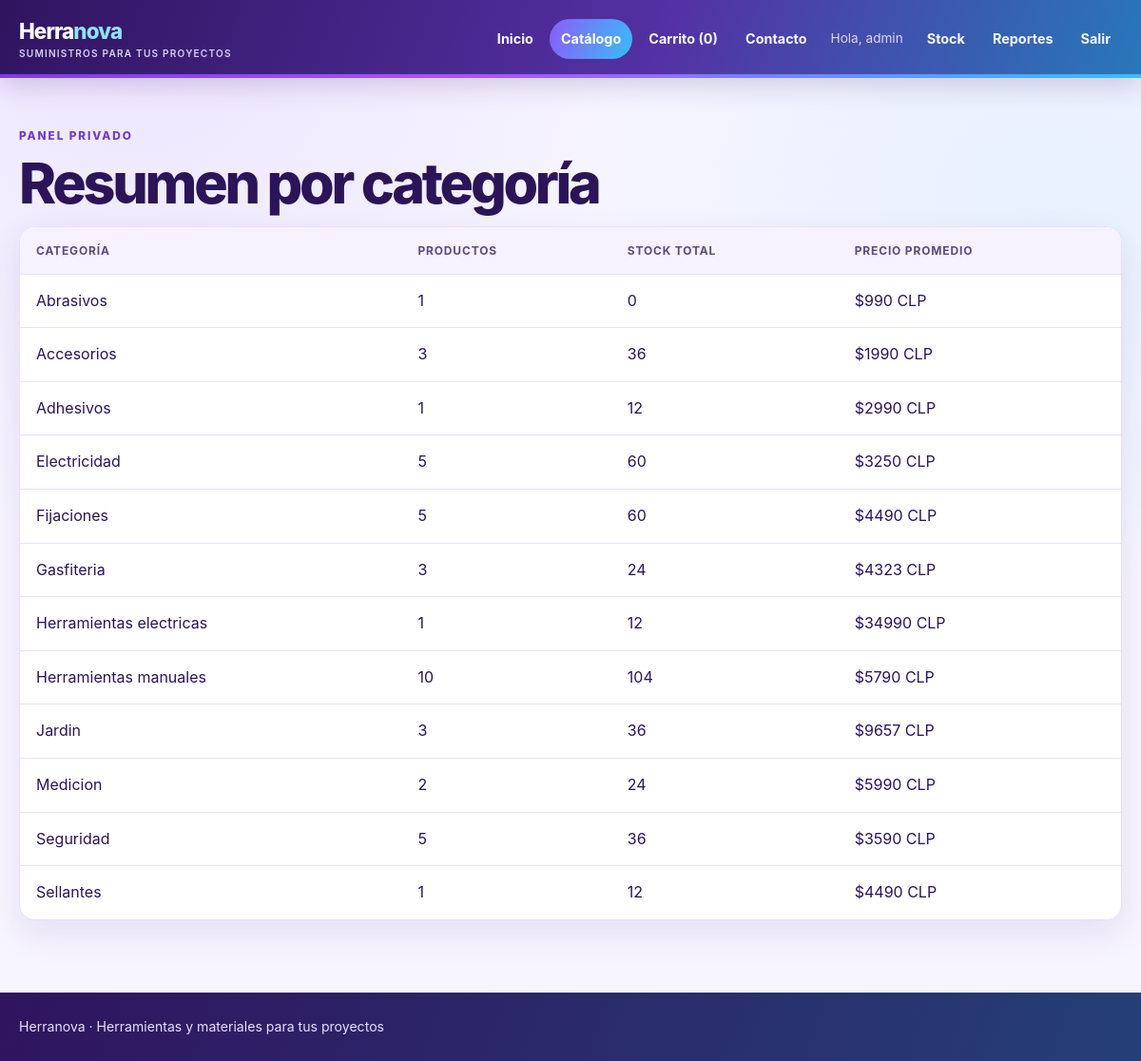
The app's page /reporte/agrupado/ (signed in) with its own data.
### catalogo/models.py (models this page shows, shortened)
class Categoria(models.Model):
    nombre = models.CharField(max_length=50, unique=True)
    class Meta:
        ordering = ('nombre',)

### catalogo/views.py (the view)
# urls.py: path('reporte/agrupado/', views.reporte_agrupado, name='reporte_agrupado'),
@user_passes_test(es_administrador)
def reporte_agrupado(request):
    resumenes = defaultdict(lambda: {'cantidad_productos': 0, 'total_stock': 0, 'precio_total': 0})
    stocks = {
        stock.producto_id: stock.stock
        for stock in StockProducto.objects.all()
    }
    for producto in Producto.objects.values('pk', 'categoria__nombre', 'precio_clp'):
        fila = resumenes[producto['categoria__nombre']]
        fila['cantidad_productos'] += 1
        fila['total_stock'] += stocks.get(producto['pk'], 0)
        fila['precio_total'] += producto['precio_clp']
    reportes = [
        {
            'categoria': categoria,
            'cantidad_productos': valores['cantidad_productos'],
            'total_stock': valores['total_stock'],
            'precio_promedio': Decimal(valores['precio_total']) / valores['cantidad_productos'],
        }
        for categoria, valores in sorted(resumenes.items())
    ]
    return render(request, 'catalogo/reporte_agrupado.html', {'reportes': reportes})

### catalogo/context_processors.py (called while the page is built)
def total_items_carrito(request):
    carrito = request.session.get('carrito', {})
    return {
        'total_items_carrito': sum(
            int(cantidad) for cantidad in carrito.values()
        ),
    }

### catalogo/views.py (called while the page is built)
def es_administrador(usuario):
    return usuario.is_authenticated and usuario.is_staff

### catalogo/templates/catalogo/reporte_agrupado.html (shortened to what this page needs)
{% extends 'catalogo/base.html' %}
{% block content %}
    <p class="eyebrow">Panel privado</p>
    <h1>Resumen por categoría</h1>
    <section class="stock-table-wrap">
        <table class="stock-table">
            <thead>
                <tr>
                    <th>Categoría</th>
                    <th>Productos</th>
                    <th>Stock total</th>
                    <th>Precio promedio</th>
                </tr>
            </thead>
            <tbody>
                {% for fila in reportes %}
                    <tr>
                        <td>{{ fila.categoria }}</td>
                        <td>{{ fila.cantidad_productos }}</td>
                        <td>{{ fila.total_stock }}</td>
                        <td>${{ fila.precio_promedio|floatformat:0 }} CLP</td>
                    </tr>
                {% empty %}
                    <tr><td colspan="4">No hay productos registrados.</td></tr>
                {% endfor %}
            </tbody>
        </table>
    </section>
{% endblock %}

### catalogo/templates/catalogo/base.html (shortened to what this page needs)
<!DOCTYPE html>
<html lang="es">
<head>
</head>
<body>
    <header class="site-header">
        <div class="header-inner">
            <a class="brand" href="{% url 'inicio' %}">
                <span class="brand-name">Herra<span>nova</span></span>
                <small class="brand-subtitle">Suministros para tus proyectos</small>
            </a>
            <nav aria-label="Navegación principal">
                <div class="account-nav">
                    <a class="nav-link" href="{% url 'inicio' %}">Inicio</a>
                    <a class="nav-link" href="{% url 'lista_productos' %}">Catálogo</a>
                    <a class="nav-link" href="{% url 'carrito' %}">Carrito ({{ total_items_carrito|default:0 }})</a>
                    <a class="nav-link" href="{% url 'contacto' %}">Contacto</a>
                    {% if user.is_authenticated %}
                        <span class="user-label">Hola, {{ user.username }}</span>
                        {% if user.is_staff %}
                            <a class="nav-link" href="{% url 'administrar_stock' %}">Stock</a>
                            <a class="nav-link" href="{% url 'reporte_agrupado' %}">Reportes</a>
                        {% endif %}
                        <form method="post" action="{% url 'cerrar_sesion' %}">
                            <button class="nav-link" type="submit">Salir</button>
                        </form>
                    {% else %}
                        <a class="nav-link" href="{% url 'iniciar_sesion' %}">Entrar</a>
                        <a class="nav-link" href="{% url 'registro' %}">Registrarme</a>
                    {% endif %}
                </div>
            </nav>
        </div>
    </header>
    <main class="main-content">
        {% block content %}{% endblock %}
    </main>
    <footer class="site-footer">
        <div class="site-footer-inner">Herranova · Herramientas y materiales para tus proyectos</div>
    </footer>
</body>
</html>

### catalogo/templates/catalogo/base.html (style rules this page uses)
:root { --ink: #2b1558; --muted: #6f6684; --paper: #f7f5ff; --surface: #ffffff; --accent: #8b5cf6; --accent-dark: #6d3bd1; --blue: #38bdf8; --success: #078ca8; --line: #e8e1f5; --shadow: 0 14px 36px rgba(65, 36, 125, .1); }
* { box-sizing: border-box; }
body { margin: 0; color: var(--ink); background: radial-gradient(ellipse at 12% 0%, rgba(139, 92, 246, .1), transparent 34rem), radial-gradient(ellipse at 92% 18%, rgba(56, 189, 248, .08), transparent 32rem), var(--paper); font-family: Inter, ui-sans-serif, system-ui, -apple-system, "Segoe UI", sans-serif; line-height: 1.6; }
a { color: inherit; }
button, input, select, textarea { font: inherit; }
.site-header { position: relative; z-index: 2; color: #fff; background: linear-gradient(110deg, #30145f, #5431a4 58%, #2878b9); box-shadow: 0 8px 26px rgba(65, 36, 125, .2); }
.site-header::after { position: absolute; right: 0; bottom: 0; left: 0; height: 4px; background: linear-gradient(90deg, #7c3aed, #a855f7 42%, #38bdf8); content: ""; }
.header-inner, .main-content, .site-footer-inner { width: min(1220px, calc(100% - 40px)); margin: 0 auto; }
.header-inner { min-height: 82px; display: flex; align-items: center; justify-content: space-between; gap: 24px; }
.brand { display: block; flex: 0 0 auto; text-decoration: none; font-size: 1.4rem; font-weight: 850; letter-spacing: -.04em; line-height: 1.15; }
.brand-name { display: block; white-space: nowrap; }
.brand-name span { color: #8ee3ff; }
.brand-subtitle { display: block; margin-top: 5px; color: #d7d0f5; font-size: .63rem; font-weight: 600; letter-spacing: .12em; text-transform: uppercase; }
.account-nav { display: flex; align-items: center; gap: 5px; }
.nav-link { display: inline-flex; align-items: center; justify-content: center; min-height: 42px; padding: 0 12px; color: #f5f7ff; background: transparent; border: 0; border-radius: 999px; text-decoration: none; font-size: .9rem; font-weight: 650; transition: background .2s ease, color .2s ease, transform .2s ease; cursor: pointer; }
.account-nav > a:nth-child(2) { color: #fff; background: linear-gradient(110deg, #8b5cf6, #38bdf8); }
.user-label { padding: 0 8px; color: #ddd5f7; font-size: .85rem; }
.main-content { min-height: calc(100vh - 170px); padding: 52px 0 76px; }
.eyebrow { margin: 0 0 9px; color: var(--accent-dark); font-size: .74rem; font-weight: 850; letter-spacing: .16em; text-transform: uppercase; }
h1, h2, p { margin-top: 0; }
h1 { margin-bottom: 14px; font-size: clamp(2.15rem, 5vw, 3.7rem); font-weight: 850; letter-spacing: -.055em; line-height: 1.04; }
.site-footer { padding: 25px 0; color: #e5e0fb; background: linear-gradient(110deg, #30145f, #253f77); }
.site-footer-inner { font-size: .88rem; }
.stock-table-wrap { overflow-x: auto; background: var(--surface); border: 1px solid var(--line); border-radius: 16px; box-shadow: var(--shadow); }
.stock-table { width: 100%; min-width: 760px; border-collapse: collapse; }
.stock-table th, .stock-table td { padding: 15px 17px; border-bottom: 1px solid var(--line); text-align: left; }
.stock-table th { color: #5c4b7f; background: #f6f2ff; font-size: .75rem; letter-spacing: .07em; text-transform: uppercase; }
.stock-table tbody tr:last-child td { border-bottom: 0; }

### records on screen
Categoria: categoria "Abrasivos", cantidad_productos "1", total_stock "0", precio_promedio "990"
Categoria: categoria "Accesorios", cantidad_productos "3", total_stock "36", precio_promedio "1990"
Categoria: categoria "Adhesivos", cantidad_productos "1", total_stock "12", precio_promedio "2990"
Categoria: categoria "Electricidad", cantidad_productos "5", total_stock "60", precio_promedio "3250"
Categoria: categoria "Fijaciones", cantidad_productos "5", total_stock "60", precio_promedio "4490"
Categoria: categoria "Gasfiteria", cantidad_productos "3", total_stock "24", precio_promedio "4323"
Categoria: categoria "Herramientas electricas", cantidad_productos "1", total_stock "12", precio_promedio "34990"
Categoria: categoria "Herramientas manuales", cantidad_productos "10", total_stock "104", precio_promedio "5790"
Categoria: categoria "Jardin", cantidad_productos "3", total_stock "36", precio_promedio "9657"
Categoria: categoria "Medicion", cantidad_productos "2", total_stock "24", precio_promedio "5990"
Categoria: categoria "Seguridad", cantidad_productos "5", total_stock "36", precio_promedio "3590"
Categoria: categoria "Sellantes", cantidad_productos "1", total_stock "12", precio_promedio "4490"

### other values on screen
{{ total_items_carrito|default:0 }} "0"
{{ user.username }} "admin"
